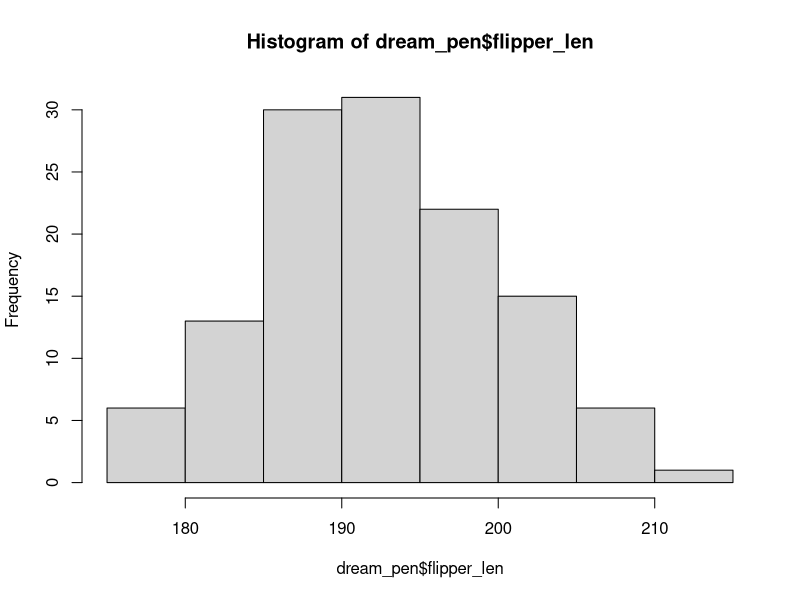
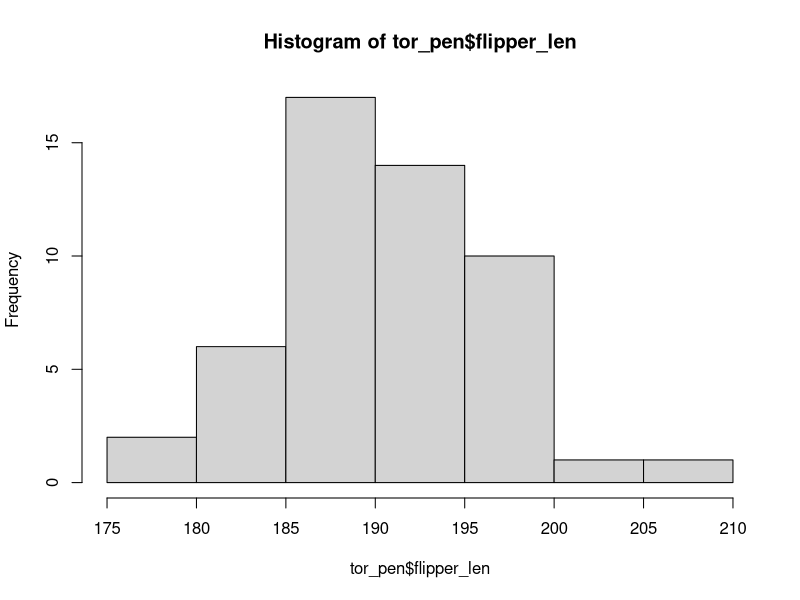
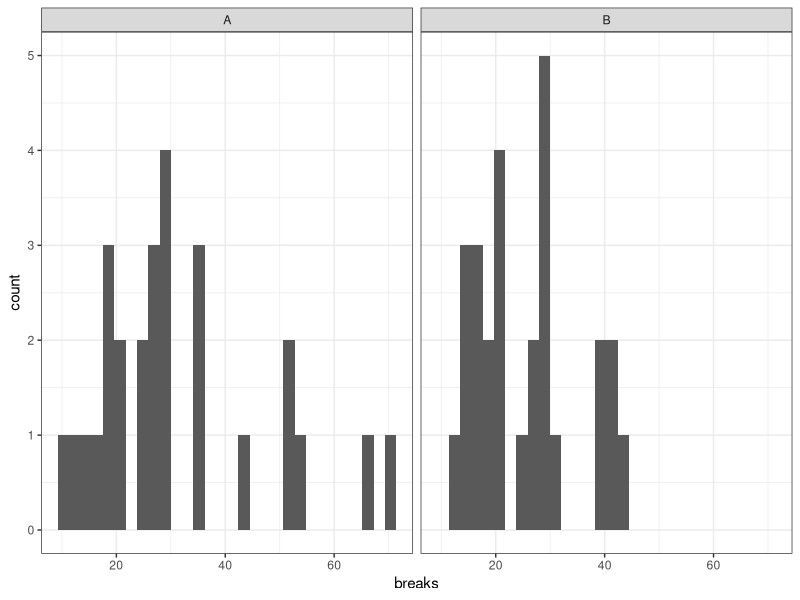

The R source for these figures, in order:
## ---- chunk 1
data("penguins")


dream_pen <- subset(penguins, island == 'Dream')
tor_pen <- subset(penguins, island == 'Torgersen')

hist(dream_pen$flipper_len)
hist(tor_pen$flipper_len)

t.test(dream_pen$flipper_len,
       tor_pen$flipper_len,
       alternative = 'two.sided',
       mu = 0,
       conf.level = .95)

## ---- chunk 2
data("warpbreaks")

yarn_a <- subset(warpbreaks, wool == 'A')
yarn_b <- subset(warpbreaks, wool == 'B')

## ---- chunk 3
library(ggplot2)

ggplot(warpbreaks,
       aes(breaks)) + 
  geom_histogram() +
  facet_grid(~wool) +
  theme_bw()
